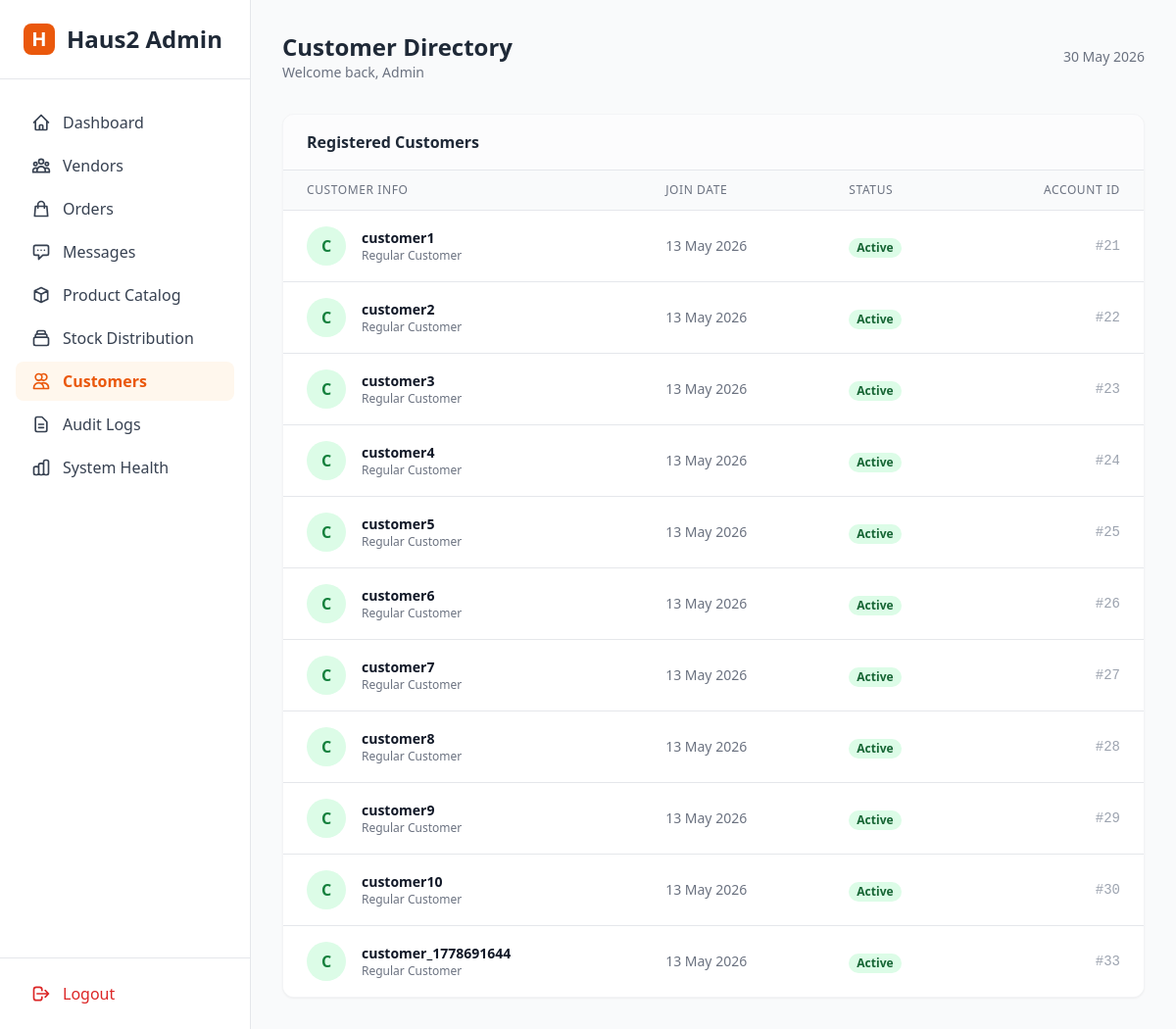
The page /web-admin/customers (signed in) on the database as committed earlier.
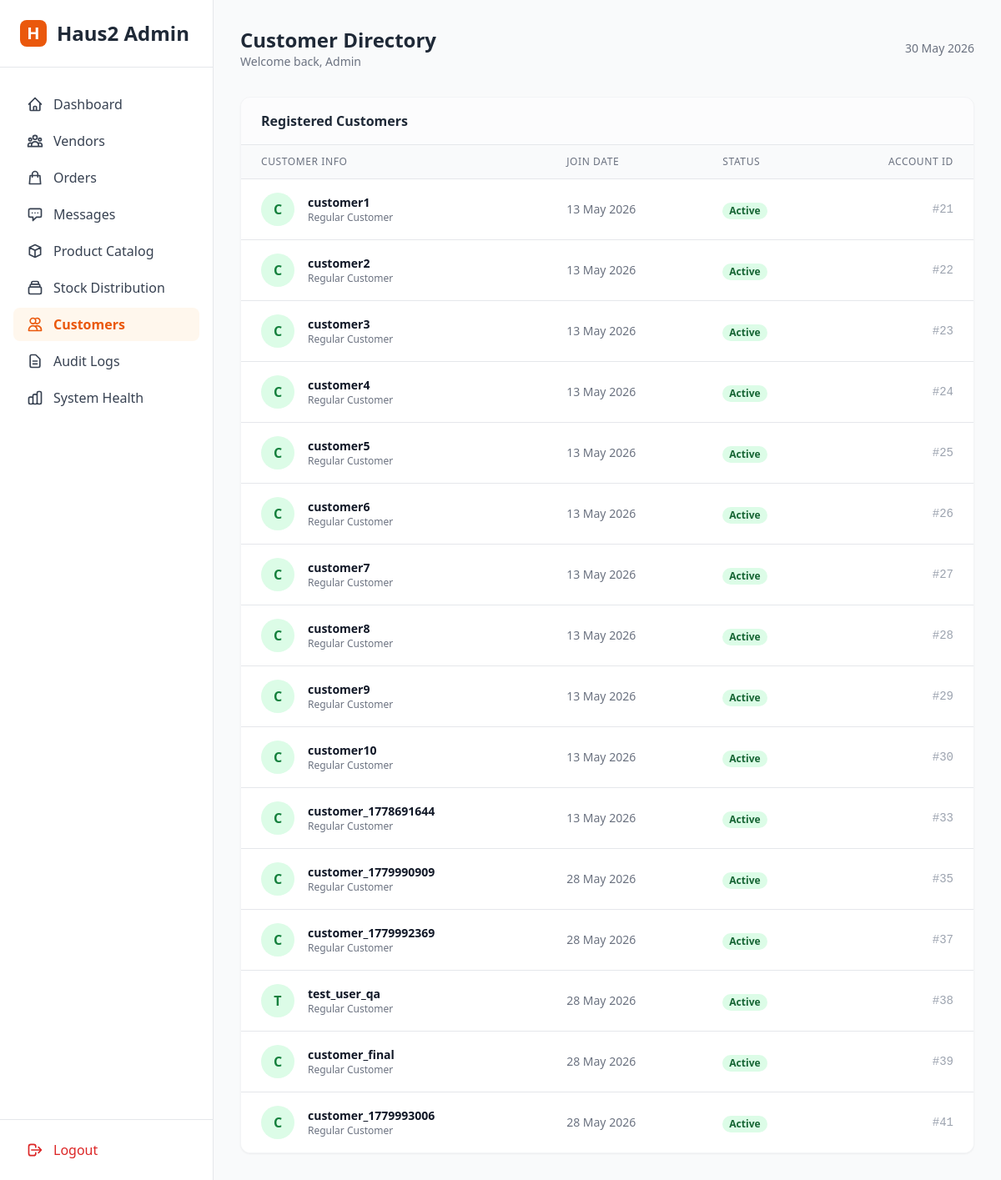
The same page on the database as committed later.
### app/models.py (models this page shows, shortened)
class User(db.Model, SerializerMixin):
    __tablename__ = 'users'
    id = db.Column(db.Integer, primary_key=True)
    username = db.Column(db.String(80), unique=True, nullable=False)
    password_hash = db.Column(db.String(128), nullable=False)
    role = db.Column(db.String(20), nullable=False) # admin, vendor, customer
    is_verified = db.Column(db.Boolean, default=False) # For Vendor KYC
    ktp_image_url = db.Column(db.String(255), nullable=True)
    store_image_url = db.Column(db.String(255), nullable=True)
    failed_login_attempts = db.Column(db.Integer, default=0)
    locked_until = db.Column(db.DateTime, nullable=True)
    latitude = db.Column(db.Float, nullable=True)
    longitude = db.Column(db.Float, nullable=True)
    is_active = db.Column(db.Boolean, default=True) # Toggle for vendors
    fcm_token = db.Column(db.String(255), nullable=True)
    created_at = db.Column(db.DateTime, default=lambda: datetime.now(timezone.utc))
    serialize_only = ('id', 'username', 'role', 'is_verified', 'latitude', 'longitude', 'is_active', 'created_at')

### app/web_admin.py (the view)
@web_admin_bp.route('/customers', methods=['GET'])
def customers():
    if 'admin_id' not in session:
        return redirect(url_for(LOGIN_ROUTE))
    all_customers = User.query.filter_by(role='customer').all()
    return render_template('admin/customers.html', customers=all_customers)

### app/web_admin.py (called while the page is built)
@web_admin_bp.context_processor
def inject_globals():
    try:
        pending_vendors = User.query.filter_by(role='vendor', is_verified=False).count()
        unread_messages = 0
        admin_id = session.get('admin_id')
        if admin_id:
            unread_messages = ChatMessage.query.filter_by(receiver_id=admin_id, is_read=False).count()
        return {
            'now': datetime.now(timezone.utc),
            'pending_vendor_count': pending_vendors,
            'unread_msg_count': unread_messages
        }
    except:
        return {'now': datetime.now(), 'pending_vendor_count': 0, 'unread_msg_count': 0}

### app/templates/admin/customers.html (shortened to what this page needs)
{% extends 'base.html' %}
{% block header_title %}Customer Directory{% endblock %}
{% block content %}
<div class="bg-white rounded-xl shadow-sm border border-gray-100 overflow-hidden">
    <div class="px-6 py-4 border-b bg-gray-50/50">
        <h3 class="font-bold text-gray-800">Registered Customers</h3>
    </div>
    <div class="overflow-x-auto">
        <table class="min-w-full divide-y divide-gray-200">
            <thead class="bg-gray-50">
                <tr>
                    <th class="px-6 py-3 text-left text-xs font-medium text-gray-500 uppercase tracking-wider">Customer Info</th>
                    <th class="px-6 py-3 text-left text-xs font-medium text-gray-500 uppercase tracking-wider">Join Date</th>
                    <th class="px-6 py-3 text-left text-xs font-medium text-gray-500 uppercase tracking-wider">Status</th>
                    <th class="px-6 py-3 text-right text-xs font-medium text-gray-500 uppercase tracking-wider">Account ID</th>
                </tr>
            </thead>
            <tbody class="bg-white divide-y divide-gray-200">
                {% for customer in customers %}
                <tr class="hover:bg-gray-50 transition-colors">
                    <td class="px-6 py-4 whitespace-nowrap">
                        <div class="flex items-center">
                            <div class="h-10 w-10 rounded-full bg-green-100 flex items-center justify-center text-green-700 font-bold">
                                {{ customer.username[0]|upper }}
                            </div>
                            <div class="ml-4">
                                <div class="text-sm font-bold text-gray-900">{{ customer.username }}</div>
                                <div class="text-xs text-gray-500">Regular Customer</div>
                            </div>
                        </div>
                    </td>
                    <td class="px-6 py-4 whitespace-nowrap text-sm text-gray-500">
                        {{ customer.created_at.strftime('%d %b %Y') if customer.created_at else 'Unknown' }}
                    </td>
                    <td class="px-6 py-4 whitespace-nowrap">
                        <span class="px-2 inline-flex text-xs leading-5 font-semibold rounded-full bg-green-100 text-green-800">
                            Active
                        </span>
                    </td>
                    <td class="px-6 py-4 whitespace-nowrap text-right text-sm font-mono text-gray-400">
                        #{{ customer.id }}
                    </td>
                </tr>
                {% else %}
                <tr>
                    <td colspan="4" class="px-6 py-12 text-center text-gray-500 italic">
                        No customers registered yet.
                    </td>
                </tr>
                {% endfor %}
            </tbody>
        </table>
    </div>
</div>
{% endblock %}

Rows that differ between the two databases and show on the page:
added User: username "C", username "customer_1779990909", created_at "28 May 2026", id "35"
added User: username "C", username "customer_1779992369", created_at "28 May 2026", id "37"
added User: username "T", username "test_user_qa", created_at "28 May 2026", id "38"
added User: username "C", username "customer_final", created_at "28 May 2026", id "39"
added User: username "C", username "customer_1779993006", created_at "28 May 2026", id "41"
